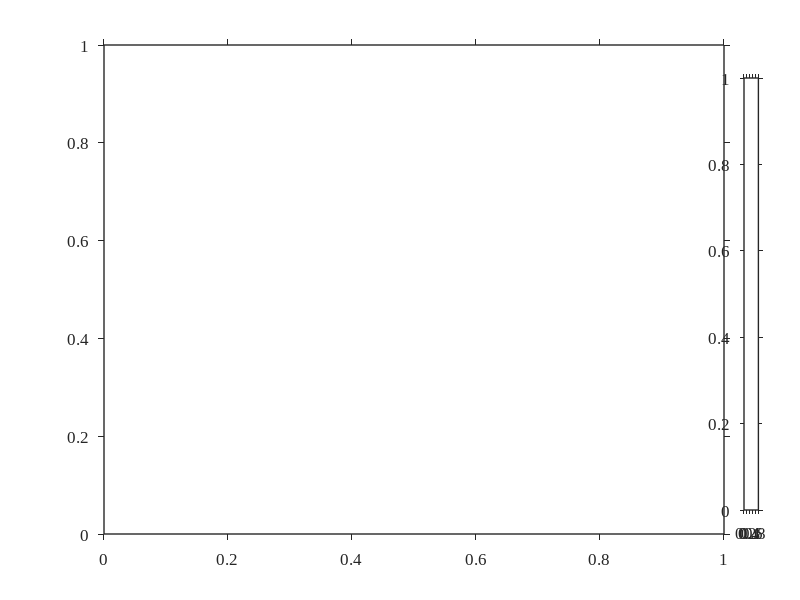

Here is the MATLAB script that generated this plot: (Note: this script raises an error after producing the figure.)
%% helmholtz_diff_analysis.m  (Publication-ready)
% Difference analysis: pulsed (freshly re-magnetised) vs. used (in-service)
% rotor magnets, based on Helmholtz scan data.
%
% Publication styling pass:
%   - Centralised PUB struct for all font / line settings
%   - Font sizes scaled for journal column reduction
%   - Times New Roman throughout
%   - 300 DPI PNG export via print() (replaces saveas)
%
% Target: e-bike hysteresis publication (Feldmann et al.)

clear all; close all; clc;

%% ========================================================================
%  Configuration
%  ========================================================================
basePath = pwd;

% File prefixes
prefix_pulsed = 'Feldmann_aufmagnetisiert_';
prefix_used   = 'Feldmann2_';
suffix        = '.txt';

numMagnets = 14;
imgSize    = [1280 1280];

% Data columns
col_X    = 3;
col_Y    = 4;
col_Btot = 12;

% Colormap
cmap = jet(256);

% Output
outDir = fullfile(basePath, 'diff_analysis');
if ~exist(outDir, 'dir'), mkdir(outDir); end

%% ========================================================================
%  Publication style - single source of truth
%  ========================================================================
PUB.font        = 'Times New Roman';
PUB.fsAxis      = 15;   % axis labels
PUB.fsTick      = 12;   % tick labels
PUB.fsTitle     = 13;   % subplot titles in dense grids (2 x 7)
PUB.fsTitleBig  = 16;   % titles on single-axes figures (fig 4, fig 5)
PUB.fsLegend    = 12;
PUB.fsCbar      = 15;
PUB.fsCbarTick  = 13;
PUB.fsSupTitle  = 18;   % overall figure title
PUB.fsBarLabel  = 11;   % value labels on top of bars
PUB.lwData      = 1.8;
PUB.lwAux       = 1.5;
PUB.lwRefLine   = 1.8;  % reference lines (mean, zero)
PUB.lwGrid      = 0.8;

set(groot, 'defaultAxesFontName',  PUB.font);
set(groot, 'defaultTextFontName',  PUB.font);
set(groot, 'defaultAxesFontSize',  PUB.fsTick);
set(groot, 'defaultAxesLineWidth', 1.0);
set(groot, 'defaultAxesTickDir',   'out');
set(groot, 'defaultAxesBox',       'on');

% Helper - export figure at 300 DPI
exportFig = @(figHandle, fname) print(figHandle, ...
    fullfile(outDir, fname), '-dpng', '-r300');

%% ========================================================================
%  Load All Data and Build Field Maps (in mT)
%  ========================================================================
fprintf('=== Loading Helmholtz Scan Data ===\n\n');

maps_pulsed = cell(1, numMagnets);
maps_used   = cell(1, numMagnets);

for n = 1:numMagnets
    file_p = fullfile(basePath, [prefix_pulsed num2str(n) suffix]);
    if isfile(file_p)
        maps_pulsed{n} = loadFieldMap(file_p, col_X, col_Y, col_Btot, imgSize);
        fprintf('  Loaded: %s%d (pulsed)\n', prefix_pulsed, n);
    else
        warning('File not found: %s', file_p);
    end

    file_u = fullfile(basePath, [prefix_used num2str(n) suffix]);
    if isfile(file_u)
        maps_used{n} = loadFieldMap(file_u, col_X, col_Y, col_Btot, imgSize);
        fprintf('  Loaded: %s%d (used)\n', prefix_used, n);
    else
        warning('File not found: %s', file_u);
    end
end

%% ========================================================================
%  Compute Differences in mT
%  ========================================================================
fprintf('\n=== Computing Differences (Pulsed - Used) ===\n\n');

diff_maps = cell(1, numMagnets);
stats = struct('mean_diff', {}, 'std_diff', {}, 'max_diff', {}, 'median_diff', {});

for n = 1:numMagnets
    if ~isempty(maps_pulsed{n}) && ~isempty(maps_used{n})
        diff_maps{n} = maps_pulsed{n} - maps_used{n};

        vals = diff_maps{n}(:);
        vals = vals(vals ~= 0);  % Exclude background

        stats(n).mean_diff   = mean(vals);
        stats(n).std_diff    = std(vals);
        stats(n).max_diff    = max(abs(vals));
        stats(n).median_diff = median(vals);

        fprintf('  Magnet %2d: Mean = %+7.2f mT | Std = %.2f mT | Max = %.2f mT\n', ...
                n, stats(n).mean_diff, stats(n).std_diff, stats(n).max_diff);
    end
end

%% ========================================================================
%  Figure 1: Color Difference Images
%  ========================================================================
fprintf('\n=== Generating Difference Images ===\n');

fig1 = figure('Name', 'Magnetic Field Difference (Pulsed - Used)', ...
              'Position', [50 50 1800 720], 'Color', 'w');

nCols = 7;
nRows = ceil(numMagnets / nCols);

% Find global color limits for consistent scaling
allDiffVals = [];
for n = 1:numMagnets
    if ~isempty(diff_maps{n})
        vals = diff_maps{n}(:);
        allDiffVals = [allDiffVals; vals(vals ~= 0)];
    end
end
globalMax = max(abs(allDiffVals));

for n = 1:numMagnets
    if isempty(diff_maps{n}), continue; end

    subplot(nRows, nCols, n);
    imagesc(diff_maps{n});
    colormap(gca, cmap);
    caxis([-globalMax globalMax]);
    axis image off;
    title(sprintf('Magnet %d   \\Delta = %+.1f mT', n, stats(n).mean_diff), ...
          'FontSize', PUB.fsTitle, 'FontName', PUB.font, 'FontWeight', 'bold');
end

cb = colorbar('Position', [0.93 0.15 0.018 0.72]);
cb.Label.String     = '\DeltaB_{tot}  [mT]';
cb.Label.FontSize   = PUB.fsCbar;
cb.Label.FontWeight = 'bold';
cb.FontSize         = PUB.fsCbarTick;

sgtitle('Magnetic field difference: pulsed − used   (\DeltaB_{tot} in mT)', ...
        'FontSize', PUB.fsSupTitle, 'FontWeight', 'bold', 'FontName', PUB.font);

exportFig(fig1, 'diff_images_all.png');

%% ========================================================================
%  Figure 2: RGB Color Difference (from raw images)
%  ========================================================================
fprintf('=== Generating RGB Color Difference Images ===\n');

fig2 = figure('Name', 'RGB Color Difference', ...
              'Position', [50 50 1800 720], 'Color', 'w');

rawDir_pulsed = fullfile(basePath, 'images_pulsed_raw');
rawDir_used   = fullfile(basePath, 'images_used_raw');

for n = 1:numMagnets
    file_p = fullfile(rawDir_pulsed, sprintf('P%d.png', n));
    file_u = fullfile(rawDir_used, sprintf('Pa%d.png', n));

    if ~isfile(file_p) || ~isfile(file_u), continue; end

    img_p = im2double(imread(file_p));
    img_u = im2double(imread(file_u));

    if ~isequal(size(img_p), size(img_u))
        img_u = imresize(img_u, [size(img_p,1) size(img_p,2)]);
    end

    diff_rgb = abs(img_p - img_u);

    % Normalize each channel for visibility
    for ch = 1:3
        chData = diff_rgb(:,:,ch);
        chMin = min(chData(:));
        chMax = max(chData(:));
        if chMax > chMin
            diff_rgb(:,:,ch) = (chData - chMin) / (chMax - chMin);
        end
    end

    subplot(nRows, nCols, n);
    imshow(diff_rgb);
    title(sprintf('Magnet %d', n), ...
          'FontSize', PUB.fsTitle, 'FontName', PUB.font, 'FontWeight', 'bold');

    % Save individual difference image
    imwrite(diff_rgb, fullfile(outDir, sprintf('diff_rgb_%d.png', n)));
end

sgtitle('RGB colour difference  |pulsed − used|', ...
        'FontSize', PUB.fsSupTitle, 'FontWeight', 'bold', 'FontName', PUB.font);

exportFig(fig2, 'diff_rgb_all.png');

%% ========================================================================
%  Figure 3: Histogram Analysis per Magnet (in mT)
%  ========================================================================
fprintf('=== Generating Histograms ===\n');

fig3 = figure('Name', 'Degradation Histograms (mT)', ...
              'Position', [50 50 1800 1000], 'Color', 'w');

edges   = linspace(-globalMax, globalMax, 200);
centers = (edges(1:end-1) + edges(2:end)) / 2;

colors = lines(numMagnets);

for n = 1:numMagnets
    if isempty(diff_maps{n}), continue; end

    subplot(nRows, nCols, n);

    vals = diff_maps{n}(:);
    vals = vals(vals ~= 0);

    histogram(vals, edges, 'Normalization', 'probability', ...
              'FaceColor', colors(n,:), 'FaceAlpha', 0.75, 'EdgeColor', 'none');
    hold on;
    xline(mean(vals), 'r--', 'LineWidth', PUB.lwRefLine);
    xline(0, 'k-', 'LineWidth', PUB.lwAux);
    hold off;

    % Labels: only on outer-edge subplots to reduce clutter, larger sizes
    [row, col] = ind2sub([nRows, nCols], n);
    if row == nRows
        xlabel('\DeltaB_{tot}  [mT]', 'FontSize', PUB.fsAxis - 2, ...
               'FontWeight', 'bold');
    else
        xlabel('');
    end
    if col == 1
        ylabel('Probability', 'FontSize', PUB.fsAxis - 2, 'FontWeight', 'bold');
    else
        ylabel('');
    end

    title(sprintf('Magnet %d   \\mu = %.1f mT', n, mean(vals)), ...
          'FontSize', PUB.fsTitle, 'FontWeight', 'bold');
    set(gca, 'FontSize', PUB.fsTick - 1);
    grid on;
end

sgtitle(['Degradation histogram per magnet   ', ...
         '(\DeltaB_{tot} = B_{pulsed} − B_{used})  [mT]'], ...
        'FontSize', PUB.fsSupTitle, 'FontWeight', 'bold', 'FontName', PUB.font);

exportFig(fig3, 'histograms_per_magnet.png');

%% ========================================================================
%  Figure 4: Overlay Histogram — All Magnets Combined
%  ========================================================================
fig4 = figure('Name', 'Combined Degradation Histogram', ...
              'Position', [50 50 1400 800], 'Color', 'w');

legendEntries = {};
hold on;

for n = 1:numMagnets
    if isempty(diff_maps{n}), continue; end

    vals = diff_maps{n}(:);
    vals = vals(vals ~= 0);

    counts = histcounts(vals, edges, 'Normalization', 'probability');
    plot(centers, counts, 'Color', colors(n,:), 'LineWidth', PUB.lwData);

    legendEntries{end+1} = sprintf('Magnet %d  (\\mu = %.1f mT)', n, mean(vals));
end

xline(0, 'k--', 'LineWidth', PUB.lwAux);
hold off;

xlabel('\DeltaB_{tot}  [mT]',  'FontSize', PUB.fsAxis, 'FontWeight', 'bold');
ylabel('Probability',          'FontSize', PUB.fsAxis, 'FontWeight', 'bold');
title(['Degradation distribution — all magnets   ', ...
       '(\DeltaB_{tot} = B_{pulsed} − B_{used})'], ...
      'FontSize', PUB.fsTitleBig, 'FontWeight', 'bold');
lg = legend(legendEntries, 'Location', 'eastoutside', ...
            'FontSize', PUB.fsLegend, 'FontName', PUB.font);
lg.Box = 'on';
grid on;
set(gca, 'FontSize', PUB.fsTick);

exportFig(fig4, 'histogram_overlay_all.png');

%% ========================================================================
%  Figure 5: Summary Bar Chart — Degradation Ranking
%  ========================================================================
fig5 = figure('Name', 'Degradation Ranking', ...
              'Position', [50 50 1500 700], 'Color', 'w');

meanDiffs = arrayfun(@(s) s.mean_diff, stats);
stdDiffs  = arrayfun(@(s) s.std_diff,  stats);

[~, sortIdx] = sort(abs(meanDiffs), 'descend');

% Colour gradient: red (worst) -> green (best)
barColors = zeros(numMagnets, 3);
for i = 1:numMagnets
    ratio = (i-1) / (numMagnets-1);
    barColors(i,:) = [1-ratio, ratio, 0.2];
end

b = bar(1:numMagnets, abs(meanDiffs(sortIdx)));
b.FaceColor = 'flat';
b.CData = barColors;
b.EdgeColor = [0.2 0.2 0.2];
b.LineWidth = 0.8;

hold on;
errorbar(1:numMagnets, abs(meanDiffs(sortIdx)), stdDiffs(sortIdx), ...
         'k.', 'LineWidth', PUB.lwAux, 'CapSize', 8);
hold off;

set(gca, 'XTick', 1:numMagnets);
set(gca, 'XTickLabel', arrayfun(@(x) sprintf('M%d', x), sortIdx, ...
    'UniformOutput', false));
xtickangle(0);

xlabel('Magnet (sorted by degradation)', ...
       'FontSize', PUB.fsAxis, 'FontWeight', 'bold');
ylabel('|Mean \DeltaB_{tot}|   [mT]', ...
       'FontSize', PUB.fsAxis, 'FontWeight', 'bold');
title('Magnet degradation ranking (largest \rightarrow smallest)', ...
      'FontSize', PUB.fsTitleBig, 'FontWeight', 'bold');
grid on;
set(gca, 'FontSize', PUB.fsTick);

% mT value labels on top of bars
yLimits = ylim;
labelOffset = 0.02 * (yLimits(2) - yLimits(1));
for i = 1:numMagnets
    text(i, abs(meanDiffs(sortIdx(i))) + stdDiffs(sortIdx(i)) + labelOffset, ...
         sprintf('%.1f', abs(meanDiffs(sortIdx(i)))), ...
         'HorizontalAlignment', 'center', ...
         'FontSize', PUB.fsBarLabel, 'FontWeight', 'bold', ...
         'FontName', PUB.font);
end

% Extend y-axis a bit so top labels are not clipped
ylim([0, max(abs(meanDiffs) + stdDiffs) * 1.15]);

exportFig(fig5, 'degradation_ranking.png');

%% ========================================================================
%  Console Summary
%  ========================================================================
fprintf('\n=== Degradation Summary (sorted by severity) ===\n');
fprintf('%-12s %-16s %-16s %-16s %-16s\n', ...
        'Magnet', 'Mean [mT]', 'Median [mT]', 'Std [mT]', 'Max |Diff| [mT]');
fprintf('%s\n', repmat('-', 1, 76));
for i = 1:numMagnets
    idx = sortIdx(i);
    fprintf('Magnet %-4d  %+12.2f     %+12.2f     %12.2f     %12.2f\n', ...
            idx, stats(idx).mean_diff, stats(idx).median_diff, ...
            stats(idx).std_diff, stats(idx).max_diff);
end

fprintf('\nAll results saved to: %s\n', outDir);

%% ========================================================================
%  Restore graphics defaults
%  ========================================================================
set(groot, 'defaultAxesFontName',  'remove');
set(groot, 'defaultTextFontName',  'remove');
set(groot, 'defaultAxesFontSize',  'remove');
set(groot, 'defaultAxesLineWidth', 'remove');
set(groot, 'defaultAxesTickDir',   'remove');
set(groot, 'defaultAxesBox',       'remove');

%% ========================================================================
%  Helper Function: Load Field Map from .txt
%  ========================================================================
function fieldMap = loadFieldMap(filename, col_X, col_Y, col_Btot, imgSize)
    data = readmatrix(filename);

    X    = data(:, col_X);
    Y    = data(:, col_Y);
    Btot = data(:, col_Btot);

    % Clean NaN and zero
    valid = ~isnan(X) & ~isnan(Y) & ~isnan(Btot) & (X~=0) & (Y~=0) & (Btot~=0);
    X    = X(valid);
    Y    = Y(valid);
    Btot = Btot(valid);

    % Shift to start at 1 and scale
    X_s = round((X - min(X) + 1) * 10);
    Y_s = round((Y - min(Y) + 1) * 10);

    % Build matrix with actual mT values
    fieldMap = zeros(max(X_s), max(Y_s));
    for i = 1:length(X_s)
        fieldMap(X_s(i), Y_s(i)) = Btot(i);
    end

    % Remove empty rows/cols
    fieldMap = fieldMap(any(fieldMap ~= 0, 2), any(fieldMap ~= 0, 1));

    % Resize
    fieldMap = imresize(fieldMap, imgSize);
end
